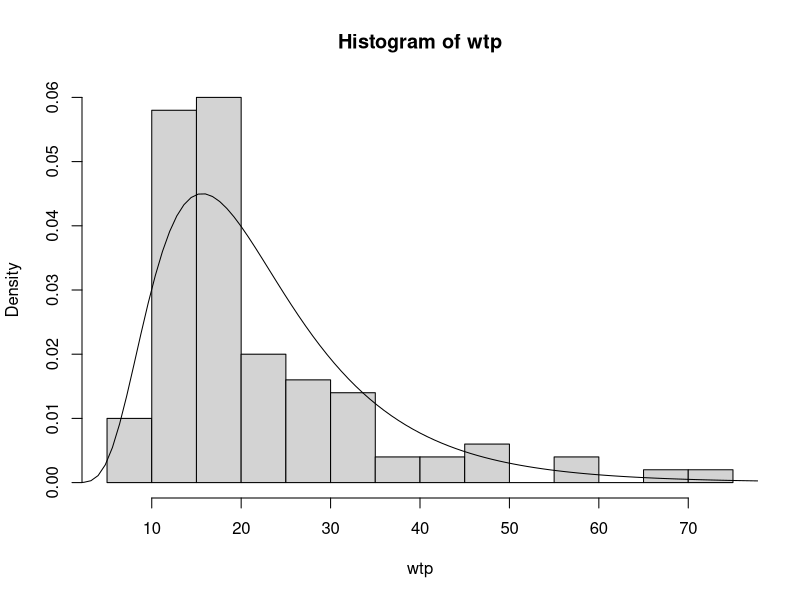
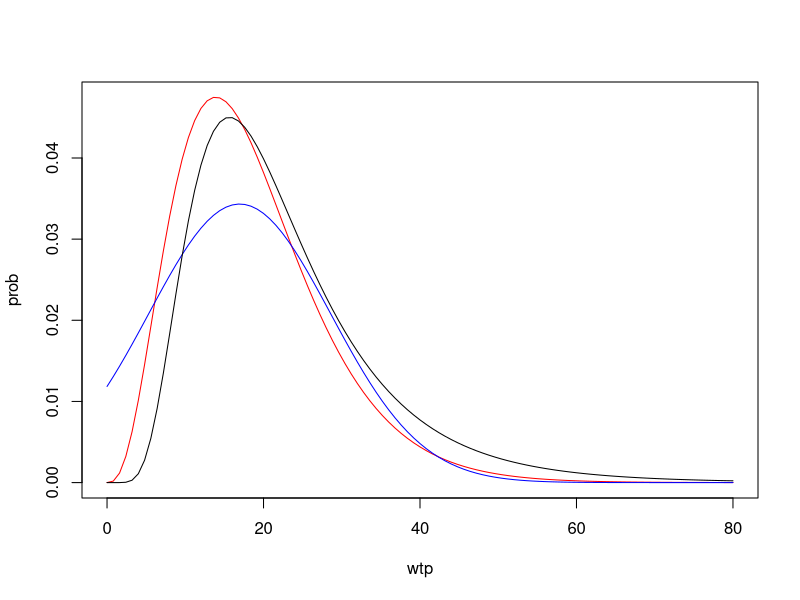

Recreate these plots in R, in order.
## ---- chunk 1
# Section G2
# Group 05
# Members: CHEN XIANG, XU YUWEN, YANG YUBO, ZHANG YUN
## ---- chunk 2
set.seed(1234)  # set seed for random number generator
N <- 100  # number of data points
wtp <- rlnorm(N, meanlog=3, sdlog=0.5)  # WTP follows a log-normal distribution with (3, 0.5)
data <- data.frame(price=round(runif(N, min=10, max=40)))  # price is uniform[10, 40], rounded to integers
data$purchase <- (wtp >= data$price)  # purchase is TRUE if WTP >= price
summary(data)
## ---- chunk 3
hist(wtp, breaks=15, probability=TRUE)
curve(dlnorm(x, 3, 0.5),  add=TRUE, from=0, to=80)
## ---- chunk 4
LL1 <- function(theta,data){
  mu <- theta[1]
  sigma <- theta[2]
  prob.win <- pnorm(data$price, mean = mu, sd = sigma, lower.tail = FALSE, log.p = TRUE)
  prob.lose <- pnorm(data$price, mean = mu, sd = sigma, lower.tail = TRUE, log.p = TRUE)
  l1 <- ifelse(data$purchase == TRUE, prob.win, prob.lose)
  return(sum(l1))
  }

output1 <- optim(c(0,1), LL1, method = "L-BFGS-B", lower = c(-Inf,1e-6), upper = c(Inf, Inf), control=list(fnscale=-1), data=data)

theta1 <- output1$par
theta1
## ---- chunk 5
LL2 <- function(theta,data){
  a <- theta[1]
  b <- theta[2]
  prob.win <- pgamma(data$price, shape = a, rate = b, lower.tail = FALSE, log.p = TRUE)
  prob.lose <- pgamma(data$price, shape = a, rate = b, lower.tail = TRUE, log.p = TRUE)
  l2 <- ifelse(data$purchase == TRUE, prob.win, prob.lose)
  return(sum(l2))
  }

output2 <- optim(c(0,1), LL2, method = "L-BFGS-B", lower = c(1e-6, 1e-6), upper = c(Inf, Inf), control=list(fnscale=-1), data=data)

theta2 <- output2$par
theta2

## ---- chunk 6
curve(dgamma(x,shape=theta2[1],rate=theta2[2]), from=0, to=80, xlab = "wtp", ylab = "prob", col = "red")
curve(dnorm(x,mean=theta1[1],sd=theta1[2]), from=0, to=80, col = "blue", add= TRUE)
curve(dlnorm(x, 3, 0.5), from=0, to=80, add= TRUE)
# From the graph, we can see that gamma distribution is more accurate for preding the true distribution (compare the red curve to the black curve). the normal distribution model is not likely to be accurate as compared to the black curve.
## ---- chunk 7
# true parameters
beta0 <- -2
beta1 <- 3
beta2 <- -1
sigma <- 2

set.seed(1234)  # set seed for random number generator
N <- 200  # number of data points
X1 <- runif(N, min=1, max=3)  # X1 ~ Uniform(1, 3)
X2 <- rexp(N, rate=1)  # X2 ~ Exponential(1)
price <- rgamma(N, shape=2, rate=1)  # price ~ Gamma(2, 1)
data <- data.frame(id=1:N, x1=X1, x2=X2, price=price)

# simulate the observations according to the model we built
epsilon <- rnorm(N, mean=0, sd=sigma)  # epsilon ~ N(0, sigma)
wtp <- beta0 + beta1 * data$x1 + beta2 * data$x2 + epsilon
data$purchase <- (wtp >= data$price)
head(data)
## ---- chunk 8
data.train <- data[1:round(N * 0.6), ]
data.test <- data[(round(N * 0.6) + 1):N, ]
## ---- chunk 9
LL3 <- function(theta, data){
  beta0 <- theta[1]
  beta1 <- theta[2]
  beta2 <- theta[3]
  sigma <- theta[4]
  prob.win <- pnorm((data$price-beta0-beta1*data$x1-beta2*data$x2),mean=0,sd=sigma,lower.tail = FALSE, log.p = TRUE)
  prob.lose <- pnorm((data$price-beta0-beta1*data$x1-beta2*data$x2),mean=0,sd=sigma,lower.tail = TRUE, log.p = TRUE)
  l3 <- ifelse(data$purchase == TRUE, prob.win, prob.lose)
  return(sum(l3))
}

output3 <- optim(c(0,0,0,1), LL3, method = "L-BFGS-B", lower = c(-Inf,-Inf,-Inf,1e-6), upper = c(Inf, Inf, Inf, Inf), control = list(fnscale=-1), data = data.train)

theta3 <- output3$par
theta3
## ---- chunk 10
  beta0 <- theta3[1]
  beta1 <- theta3[2]
  beta2 <- theta3[3]
  sigma <- theta3[4]
data.test$WTP_pred <- beta0+beta1*data.test$x1+beta2*data.test$x2
data.test$purchase_pred <- (data.test$WTP_pred >= data.test$price)
data.test$comparison <- (data.test$purchase == data.test$purchase_pred)
head(data.test)
summary(data.test$comparison)
sum(data.test$comparison)/length(data.test$comparison)
## ---- chunk 11
print(sessionInfo(), locale=FALSE)
